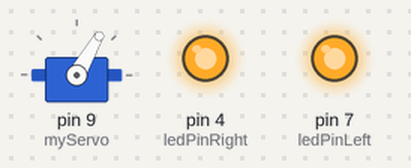
A sketch run on a simulated Arduino Uno, built with avr-gcc and run on an emulated ATmega328P. Parts: servo, output pins drawn as LEDs (lit = HIGH).

Above: at 0.05 s.
At 1.65 s:
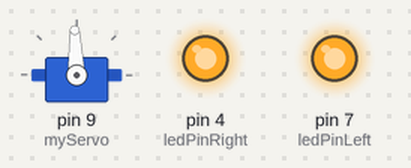
At 2.55 s:
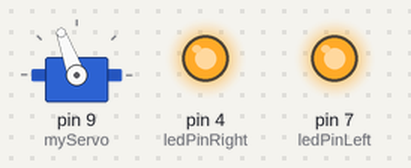
At 5.1 s:
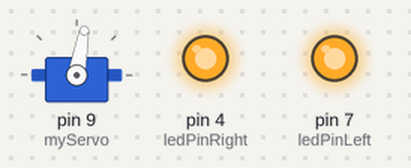
At 11.05 s:
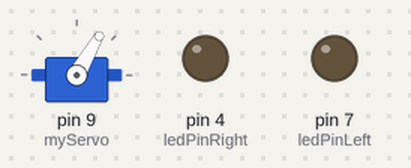
Timing chart, 0 to 14.4 s (numbered marks = the images above):
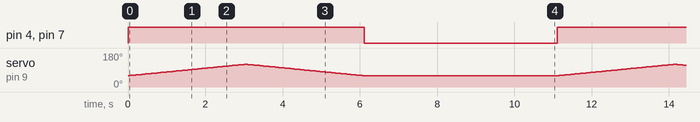

Measured:
- by itself, pin 4 (ledPinRight), pin 7 (ledPinLeft): alternates HIGH for 6.1 s and LOW for 5.0 s

The sketch:

owl.ino
```cpp
#include <Servo.h>

Servo myServo;

int const ledPinRight = 4;
int const ledPinLeft = 7;
int const minAngle = 60;
int const maxAngle = 120;

void setup() {
  pinMode(ledPinRight, OUTPUT);
  pinMode(ledPinLeft, OUTPUT);
  myServo.attach(9);
  Serial.begin(9600);
}

void loop() {
  moveHead();
  delay(5000);
}

void moveHead() {
  digitalWrite(ledPinRight, HIGH);
  digitalWrite(ledPinLeft, HIGH);
  for (int i = 0; i <= maxAngle - minAngle; i++) {
    myServo.write(minAngle + i);
    delay(50);
  }
  for (int i = 0; i <= maxAngle - minAngle; i++) {
    myServo.write(maxAngle - i);
    delay(50);
  }
  digitalWrite(ledPinRight, LOW);
  digitalWrite(ledPinLeft, LOW);
}
```
